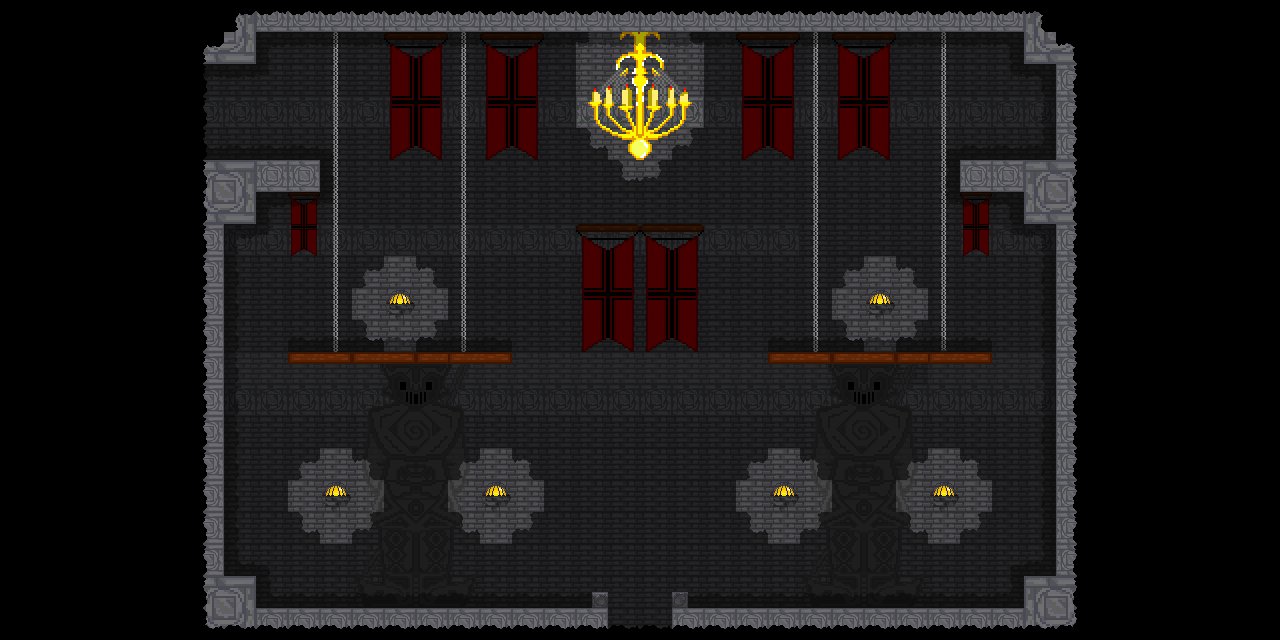

This game map was drawn from its Tiled (.tmx) file and the tilesets committed beside it. A one-line description and the trimmed map source follow:
An orthogonal 40x20 tile map with 32x32 px tiles, 7 tile layers (Tile Layer 1, Tile Layer 4, Tile Layer 5, Tile Layer 2, ...), 3 tilesets and 11 objects (spawn3, spawn2, spawn, startPos, stoneBlock, ...).

<map version="1.2" tiledversion="2020.05.20" orientation="orthogonal" renderorder="left-up" width="40" height="20" tilewidth="32" tileheight="32" infinite="0" nextlayerid="9" nextobjectid="14">
 <editorsettings>
  <export target="secondFloorFifthRoom.json" format="json" />
 </editorsettings>
 <tileset firstgid="1" name="1st" tilewidth="32" tileheight="32" tilecount="182" columns="13">
  <image source="Main Castle Normal.png" width="416" height="448" />
 </tileset>
 <tileset firstgid="183" name="4thSet" tilewidth="32" tileheight="32" tilecount="192" columns="12">
  <image source="64x64 x2.png" width="384" height="512" />
 </tileset>
 <tileset firstgid="375" name="2ndSet" tilewidth="32" tileheight="32" tilecount="728" columns="26">
  <image source="Main Castle x2.png" width="832" height="896" />
 </tileset>
 <layer id="1" name="Tile Layer 1" width="40" height="20">
  <data>[800 cells, 560 non-empty, 3 distinct tile ids]</data>
 </layer>
 <layer id="4" name="Tile Layer 4" width="40" height="20">
  <data>[800 cells, 64 non-empty, 32 distinct tile ids]</data>
 </layer>
 <layer id="5" name="Tile Layer 5" width="40" height="20">
  <data>[800 cells, 52 non-empty, 10 distinct tile ids]</data>
 </layer>
 <layer id="2" name="Tile Layer 2" width="40" height="20" opacity="0.55">
  <data>[800 cells, 518 non-empty, 7 distinct tile ids]</data>
 </layer>
 <layer id="3" name="Tile Layer 3" width="40" height="20">
  <data>[800 cells, 177 non-empty, 28 distinct tile ids]</data>
 </layer>
 <layer id="6" name="Tile Layer 6" width="40" height="20" opacity="0.36">
  <data>[800 cells, 109 non-empty, 12 distinct tile ids]</data>
 </layer>
 <layer id="8" name="Tile Layer 7" width="40" height="20">
  <data>[800 cells, 332 non-empty, 9 distinct tile ids]</data>
 </layer>
 <objectgroup id="7" name="Object Layer 1" visible="0">
  <object id="1" x="161.792" y="60.8336">
   <properties>
    <property name="bodyType" value="static" />
    <property name="friction" type="float" value="10" />
    <property name="objType" value="ground" />
   </properties>
   <polygon points="0,0 91.8976,0 93.1919,-25.8866 858.142,-27.181 858.142,0 893.089,0 895.678,99.6636 801.192,99.6636 801.192,126.845 863.32,128.139 863.32,163.086 890.501,164.38 894.384,515.144 863.32,515.144 864.614,546.208 525.499,546.208 526.793,533.265 513.85,533.265 513.85,617.397 997.93,622.574 992.753,-90.6033 -69.8939,-84.1316 -68.5996,609.631 443.956,613.514 443.956,531.971 431.013,533.265 432.307,544.914 93.1919,544.914 94.4863,515.144 62.128,516.439 63.4223,164.38 93.1919,164.38 94.4863,132.022 157.909,132.022 157.909,99.6636 -5.17733,98.3693" />
  </object>
  <object id="4" name="spawn3" x="996.636" y="119.079">
   <point />
  </object>
  <object id="5" name="spawn2" x="418.069" y="547.503">
   <point />
  </object>
  <object id="6" name="spawn" x="872.38" y="535.854">
   <point />
  </object>
  <object id="7" x="149.639" y="11.4688" width="65.7237" height="189.333">
   <properties>
    <property name="bodyType" value="static" />
    <property name="isSensor" value="true" />
    <property name="myName" value="leftExit" />
   </properties>
  </object>
  <object id="8" name="startPos" x="270.515" y="110.018">
   <point />
  </object>
  <object id="9" x="586.783" y="621.457" width="113" height="10">
   <properties>
    <property name="bodyType" value="static" />
    <property name="isSensor" value="true" />
    <property name="myName" value="downExit" />
   </properties>
  </object>
  <object id="10" name="stoneBlock" x="565.623" y="555.269" width="150.143" height="49.1846" />
  <object id="11" x="285.221" y="353.856" width="229.455" height="14.5255">
   <properties>
    <property name="bodyType" value="static" />
    <property name="friction" type="float" value="10" />
    <property name="isSensor" value="false" />
    <property name="objType" value="ground" />
    <property name="type" value="wood" />
   </properties>
  </object>
  <object id="12" x="765.418" y="352.562" width="233.338" height="14.5255">
   <properties>
    <property name="bodyType" value="static" />
    <property name="friction" type="float" value="10" />
    <property name="isSensor" value="false" />
    <property name="objType" value="ground" />
    <property name="type" value="wood" />
   </properties>
  </object>
  <object id="13" name="spawn4" x="283.459" y="459.488">
   <point />
  </object>
 </objectgroup>
</map>